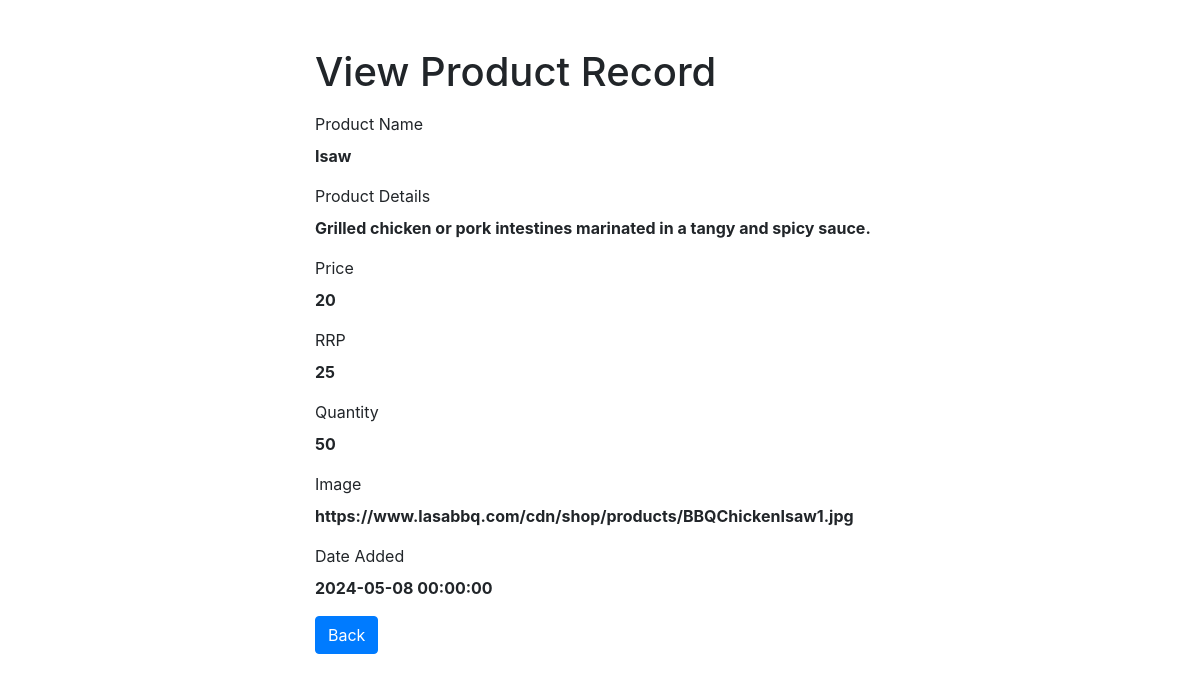
Before: /it28-admin/public/inventory/read.php?product_id=1 with the older database file.
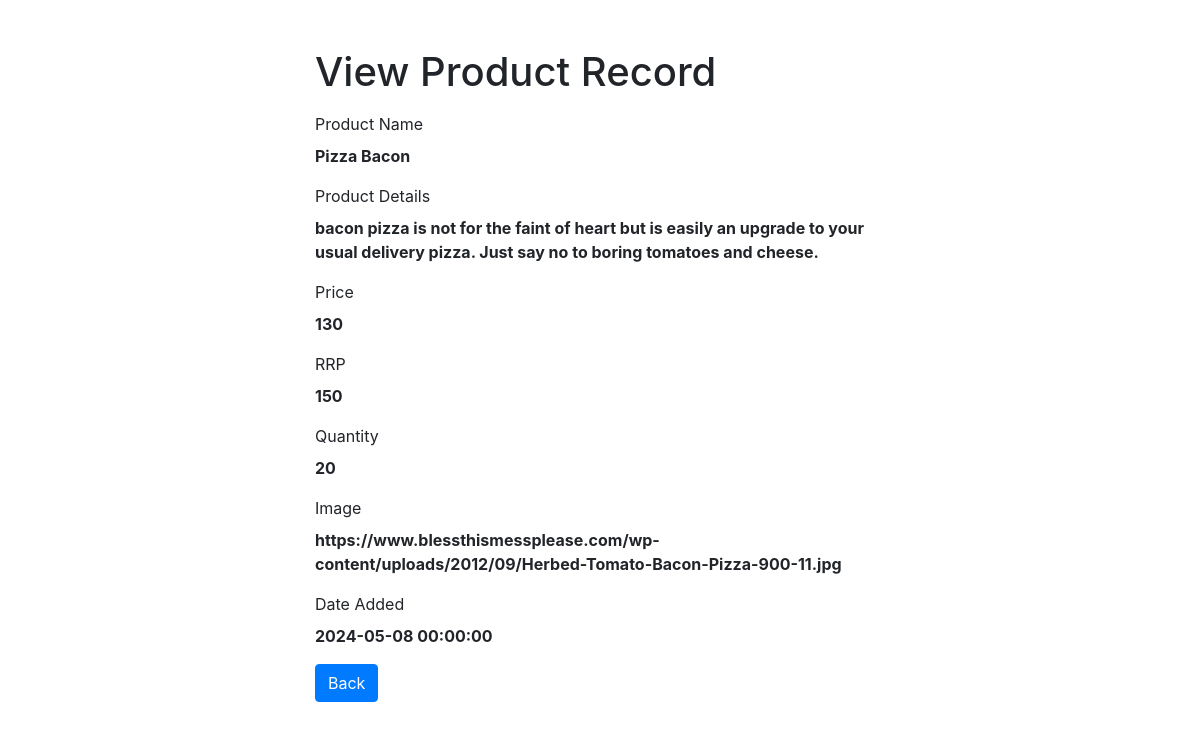
After: the same page with the newer database file.
### tables this page shows
CREATE TABLE `products` (
  `product_id` int(11) NOT NULL,
  `product_name` varchar(200) NOT NULL,
  `description` text NOT NULL,
  `price` decimal(10,0) NOT NULL,
  `rrp` decimal(10,0) NOT NULL DEFAULT 0,
  `quantity` int(11) NOT NULL,
  `img` text NOT NULL,
  `date_added` datetime NOT NULL DEFAULT current_timestamp(),
  `user_id` int(20) NOT NULL
);

### it28-admin/public/inventory/read.php (the view, shortened to what this page needs)
<?php
if(isset($_GET["product_id"]) && !empty(trim($_GET["product_id"]))){
    require_once '../../db/config.php';
    $sql = "SELECT * FROM products WHERE product_id = :product_id";
    if($stmt = $pdo->prepare($sql)){
        $stmt->bindParam(":product_id", $param_product_id);
        if($stmt->execute()){
            if($stmt->rowCount() == 1){
                $row = $stmt->fetch(PDO::FETCH_ASSOC);
                $product_name = $row["product_name"];
                $product_details = $row["description"];
                $product_price = $row["price"];
                $product_rrp = $row["rrp"];
                $product_quantity = $row["quantity"];
                $product_img = $row["img"];
                $date_added = $row["date_added"];
            } else{
                header("location: ../public/error.php");
                exit();
            }
        } else{
            echo "Oops! Something went wrong. Please try again later.";
        }
    }
} else{
    header("location: ../public/error.php");
    exit();
}
?>
<!DOCTYPE html>
<html lang="en">
<head>
    <link rel="stylesheet" href="https://stackpath.bootstrapcdn.com/bootstrap/4.5.2/css/bootstrap.min.css">
</head>
<body>
    <div class="wrapper">
        <div class="container-fluid">
            <div class="row">
                <div class="col-md-12">
                    <h1 class="mt-5 mb-3">View Product Record</h1>
                    <div class="form-group">
                        <label>Product Name</label>
                        <p><b><?php echo htmlspecialchars($product_name); ?></b></p>
                    </div>
                    <div class="form-group">
                        <label>Product Details</label>
                        <p><b><?php echo htmlspecialchars($product_details); ?></b></p>
                    </div>
                    <div class="form-group">
                        <label>Price</label>
                        <p><b><?php echo htmlspecialchars($product_price); ?></b></p>
                    </div>
                    <div class="form-group">
                        <label>RRP</label>
                        <p><b><?php echo htmlspecialchars($product_rrp); ?></b></p>
                    </div>
                    <div class="form-group">
                        <label>Quantity</label>
                        <p><b><?php echo htmlspecialchars($product_quantity); ?></b></p>
                    </div>
                    <div class="form-group">
                        <label>Image</label>
                        <p><b><?php echo htmlspecialchars($product_img); ?></b></p>
                    </div>
                    <div class="form-group">
                        <label>Date Added</label>
                        <p><b><?php echo htmlspecialchars($date_added); ?></b></p>
                    </div>
                    <p><a href="../products.php" class="btn btn-primary">Back</a></p>
                </div>
            </div>
        </div>
    </div>
</body>
</html>

### it28-admin/public/inventory/read.php (style rules this page uses)
.wrapper { width: 600px; margin: 0 auto; }

Changed rows visible on the page:
changed products: product_name "Isaw" → "Pizza Bacon"; description "Grilled chicken or pork intestines marinated in a tangy and spicy sauce." → "bacon pizza is not for the faint of heart but is easily an upgrade to your usual delivery pizza. Just say no to boring tomatoes and cheese."; price "20" → "130"; rrp "25" → "150"; quantity "50" → "20"; img "https://www.lasabbq.com/cdn/shop/products/BBQChickenIsaw1.jpg" → "https://www.blessthismessplease.com/wp-content/uploads/2012/09/Herbed-Tomato-Bacon-Pizza-900-11.jpg"
